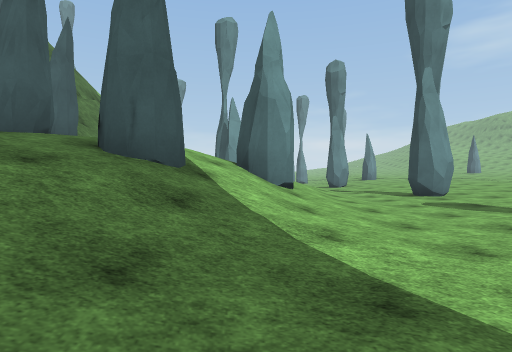
View 1 (above)

24 first-person views from a walk through a scene from a Unity 3-D project. The camera is 1.3 m above the floor, looks level and sees 75° across. The floor is counted in squares, 2 m on a side. Each view is taken from the middle of a square. On the plan, view 1 faces up. The plan holds only what a view shows up to about 10 squares ahead; the rest is blank. The place goes on beyond the plan. The player character is not drawn. Surface patterns are stand-ins for the level's own textures.

View 2
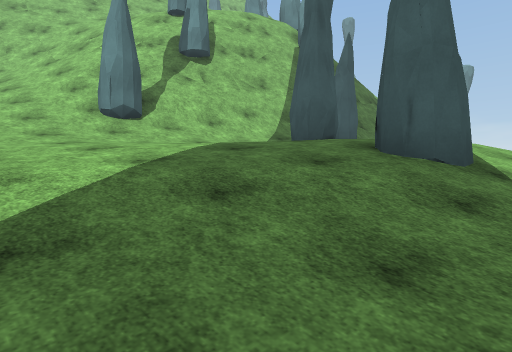

View 3
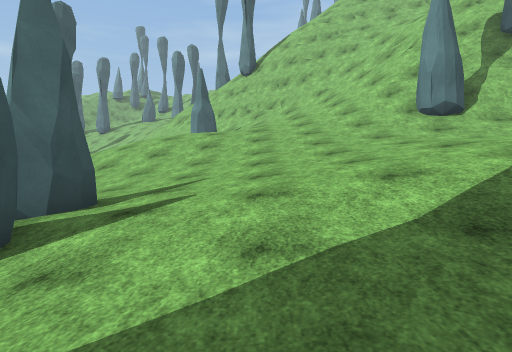

View 4
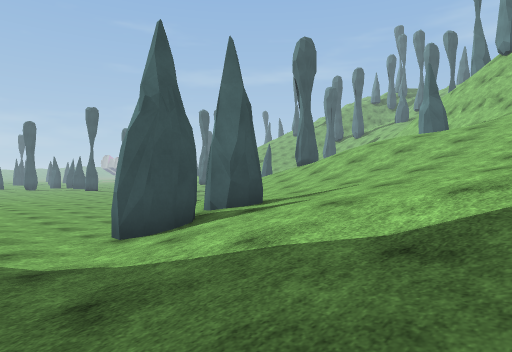

View 5
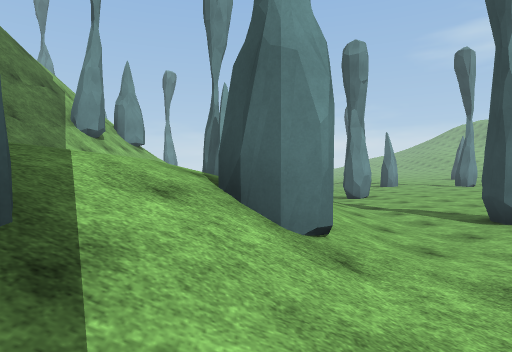

View 6
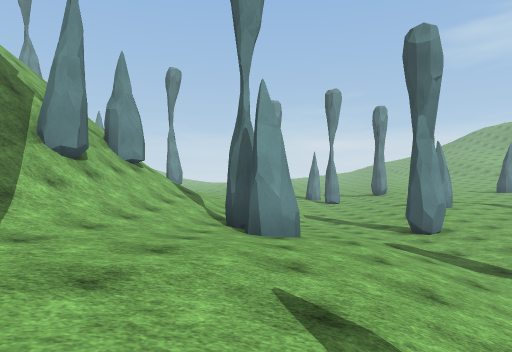

View 7
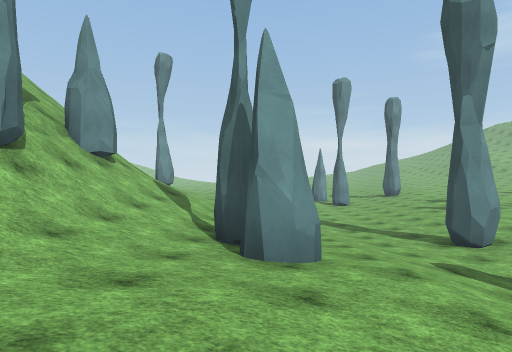

View 8
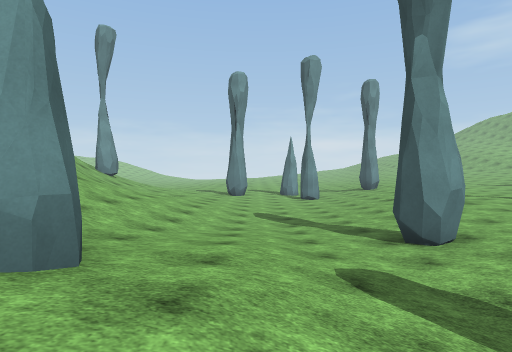

View 9
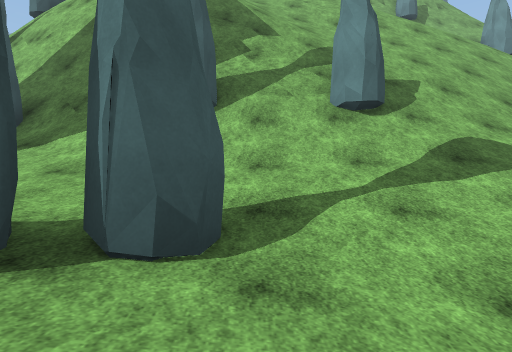

View 10
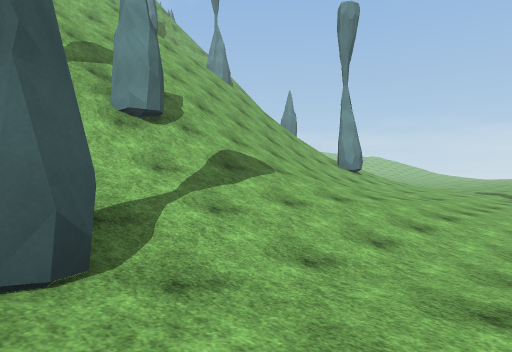

View 11
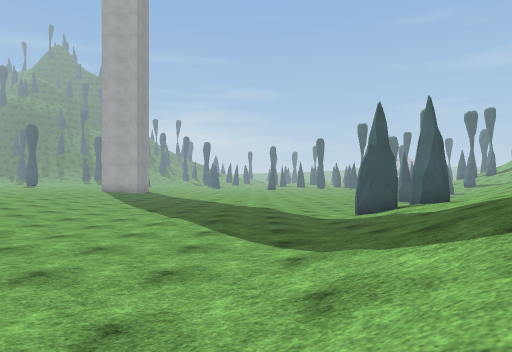

View 12
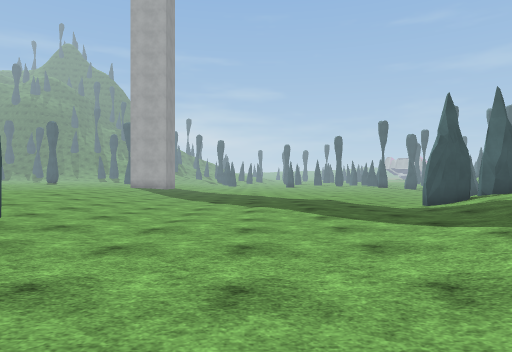

View 13
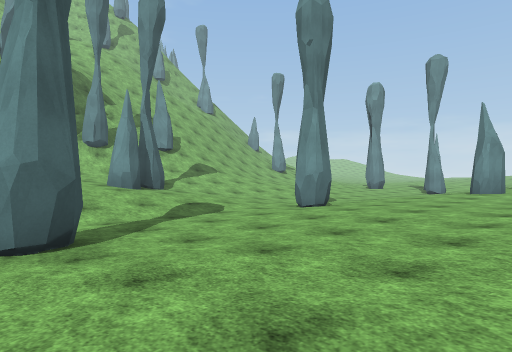

View 14
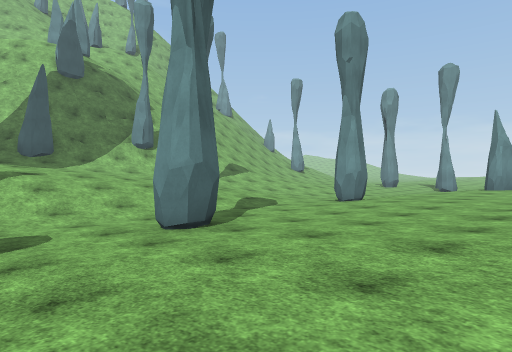

View 15
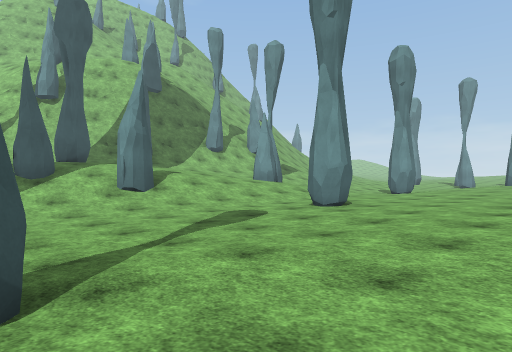

View 16
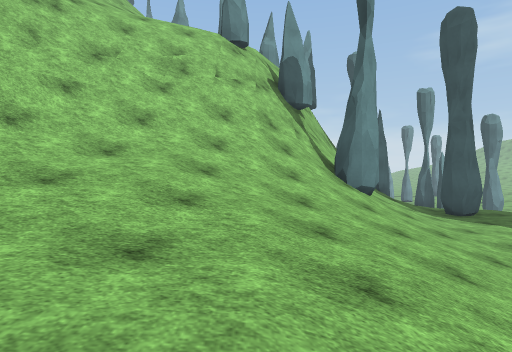

View 17
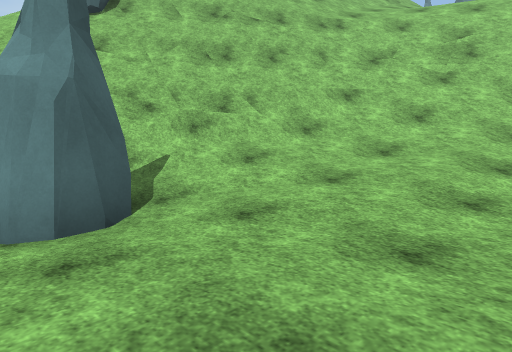

View 18
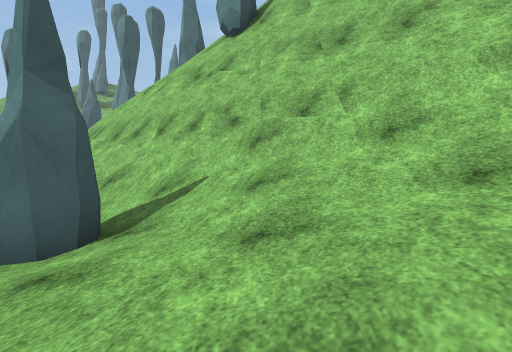

View 19
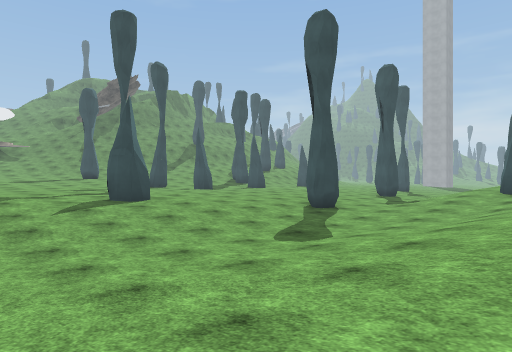

View 20
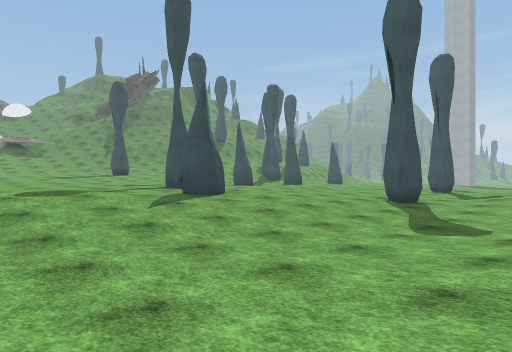

View 21
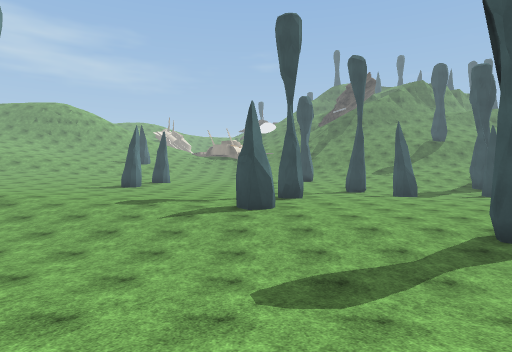

View 22
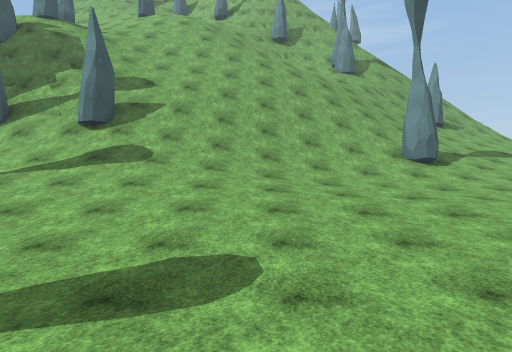

View 23
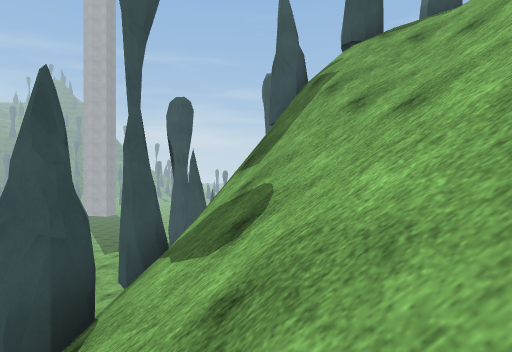

View 24
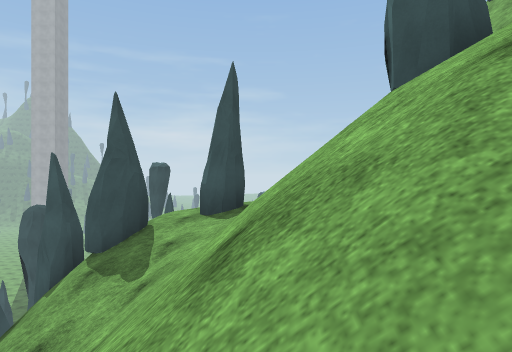

### Floor plan
Key: @ floor where view 1 was taken; # wall or solid block; x gap in a wall; . main floor; : floor 0.75 m higher than the main floor; + floor 1.5 m higher than the main floor; * floor 2.5 m higher than the main floor; % floor 3.25 m higher than the main floor; & floor 4 m higher than the main floor; / step, stairs or slope; = window, fence, low wall or low ledge; v drop or lower ground.
Columns run from 19 left of view 1 to 9 right of it. Each row starts with its distance up from view 1.
 25              ##+:::. ....::+
 24              //+:::......::++
 23              ///+::......::::
 22              ///+::......::::
 21           // ///+::......::::
 20           ///////+:.....::#::
 19           ///////+:.....::::
 18        /  ///////+:.....::::
 17       /// ////////:.....::::
 16       ////////#///:......:::
 15         //////#///::...#.:::
 14        //////#=//+:::....:::
 13        /////v##//+#::.....::
 12        ///#vv##/++#+:.....:::
 11  //    /#/####=/++++::.....::
 10  //        v##//++++:......::
  9  x        vv###**+++/...#..::
  8           v #   **++/......::
  7           v##/   **//.......:
  6     ////vv##=/*#**/#/........
  5     ////vv##//****//.........
  4     vv#####///***/#/.........
  3     vv=#/=/#/***+///.........
  2    vv#=//////**+///.......#..
  1    v##///////*++///........
  0   v ##////////++/:.@........
 -1 /xv##//////////::...........
 -2 /xv##//&&&////::./...........
 -3 /=##//#&&%////:#x#...........
 -4 /v#/  %%%/////.x/x...........

Positions as (right, up) in squares from view 1, and headings:
1: (0, 0), facing up
2: (0, 0), facing up-left
3: (0, -1), facing left
4: (0, 1), facing down-left
5: (0, 3), facing up
6: (-1, 6), facing up
7: (-1, 8), facing up
8: (1, 10), facing up
9: (1, 14), facing left
10: (1, 13), facing up-left
11: (1, 6), facing down
12: (3, 6), facing down
13: (9, 8), facing up-left
14: (9, 6), facing up-left
15: (9, 2), facing up-left
16: (-10, -4), facing up
17: (-10, -4), facing up-left
18: (-10, -1), facing left
19: (-2, 24), facing down-right
20: (0, 25), facing down-right
21: (-2, 20), facing right
22: (4, 20), facing left
23: (-7, 19), facing down
24: (-12, 18), facing down
